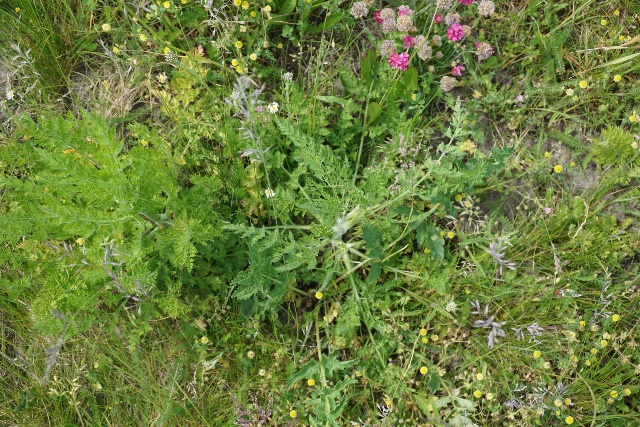
#> input picture final/images/plot/selection/DSC03615.jpg, 640 x 427 px; its folder holds 3 pictures in this run
$ python plot_selection.py
#> lines starting #> are read from the running program, lines starting #| are printed output that depends on the picture
import os
import glob
import xml.etree.ElementTree as ET
from PIL import Image
import matplotlib.pyplot as plt
import matplotlib.patches as patches

# TODO maybe provide full path
folder_path = 'D:/Uni/MARS/Project 2.2/Project/images/plot/selection'

image_extensions = ["*.jpg", "*.jpeg", "*.png", "*.gif", "*.JPG", "*.JPEG", "*.avif"]
image_paths = []
for ext in image_extensions:
    image_paths.extend(glob.glob(os.path.join(folder_path, ext)))
image_paths.sort()

if not image_paths:
    print(f"Keine Bilder im Ordner '{folder_path}' gefunden.")
else:
    num_images = len(image_paths)
    cols = min(3, num_images)
    rows = (num_images + cols - 1) // cols

    fig, axes = plt.subplots(rows, cols, figsize=(cols * 5, rows * 4))
    axes = axes.flatten()

    for ax, img_path in zip(axes, image_paths):

        img = Image.open(img_path)
#> img is the input picture: PIL image 640x427 RGB; mean R, G, B 108.1, 126.7, 61.6
        ax.imshow(img)
        ax.set_title(os.path.basename(img_path))
        ax.axis("off")

        base_name = os.path.splitext(os.path.basename(img_path))[0]
        xml_path = os.path.join(folder_path, base_name + ".xml")
        if os.path.exists(xml_path):
            tree = ET.parse(xml_path)
            root = tree.getroot()

            for obj in root.findall("object"):
                cls = obj.find("name").text
                xmin = int(obj.find("bndbox/xmin").text)
                ymin = int(obj.find("bndbox/ymin").text)
                xmax = int(obj.find("bndbox/xmax").text)
                ymax = int(obj.find("bndbox/ymax").text)

                rect = patches.Rectangle(
                    (xmin, ymin),
                    xmax - xmin,
                    ymax - ymin,
                    linewidth=2,
                    edgecolor="r",
                    facecolor="none"
                )
                ax.add_patch(rect)
                ax.text(
                    xmin,
                    ymin - 5,
                    cls,
                    color="yellow",
                    fontsize=10,
                    backgroundcolor="red"
                )

    for idx in range(num_images, len(axes)):
        axes[idx].axis("off")
#> this loop made 0 passes

    plt.tight_layout()
    plt.savefig("ipad_img_test_plot.png")
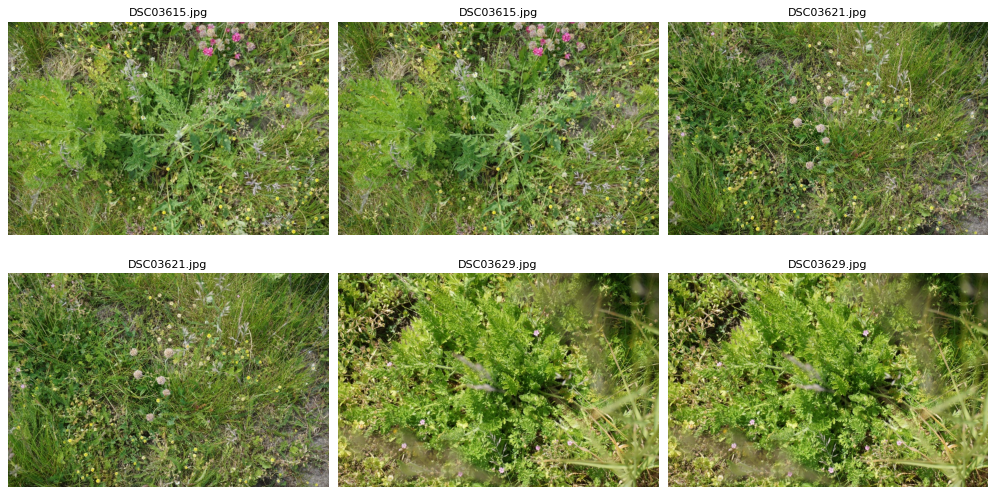
#> figure drawn by matplotlib, 6 panels
    plt.show()
